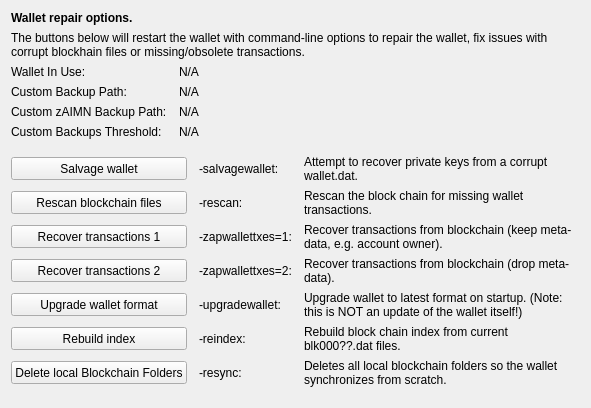
     <widget class="QWidget" name="tab_repair">
      <attribute name="title">
       <string>&amp;Wallet Repair</string>
      </attribute>
      <layout class="QGridLayout" name="gridLayout_4" columnstretch="0,0,0,0">
       <property name="horizontalSpacing">
        <number>12</number>
       </property>
       <item row="0" column="0" colspan="4">
        <widget class="QLabel" name="label_repair_header">
         <property name="font">
          <font>
           <weight>75</weight>
           <bold>true</bold>
          </font>
         </property>
         <property name="text">
          <string>Wallet repair options.</string>
         </property>
        </widget>
       </item>
       <item row="1" column="0" colspan="4">
        <widget class="QLabel" name="label_repair_helptext">
         <property name="font">
          <font>
           <weight>50</weight>
           <bold>false</bold>
          </font>
         </property>
         <property name="text">
          <string>The buttons below will restart the wallet with command-line options to repair the wallet, fix issues with corrupt blockhain files or missing/obsolete transactions.</string>
         </property>
         <property name="wordWrap">
          <bool>true</bool>
         </property>
        </widget>
       </item>
       <item row="2" column="0">
        <widget class="QLabel" name="wallet_path_label">
         <property name="text">
          <string>Wallet In Use:</string>
         </property>
        </widget>
       </item>
       <item row="2" column="1" colspan="3">
        <widget class="QLabel" name="wallet_path">
         <property name="cursor">
          <cursorShape>IBeamCursor</cursorShape>
         </property>
         <property name="text">
          <string>N/A</string>
         </property>
         <property name="textFormat">
          <enum>Qt::PlainText</enum>
         </property>
         <property name="textInteractionFlags">
          <set>Qt::LinksAccessibleByMouse|Qt::TextSelectableByKeyboard|Qt::TextSelectableByMouse</set>
         </property>
        </widget>
       </item>
       <item row="3" column="0">
        <widget class="QLabel" name="wallet_custombackuppath_label">
         <property name="text">
          <string>Custom Backup Path:</string>
         </property>
         <property name="visible">
          <bool>false</bool>
         </property>
        </widget>
       </item>
       <item row="3" column="1" colspan="3">
        <widget class="QLabel" name="wallet_custombackuppath">
         <property name="cursor">
          <cursorShape>IBeamCursor</cursorShape>
         </property>
         <property name="text">
          <string>N/A</string>
         </property>
         <property name="textFormat">
          <enum>Qt::PlainText</enum>
         </property>
         <property name="textInteractionFlags">
          <set>Qt::LinksAccessibleByMouse|Qt::TextSelectableByKeyboard|Qt::TextSelectableByMouse</set>
         </property>
         <property name="visible">
          <bool>false</bool>
         </property>
        </widget>
       </item>
       <item row="4" column="0">
        <widget class="QLabel" name="wallet_customzaimnbackuppath_label">
         <property name="text">
          <string>Custom zAIMN Backup Path:</string>
         </property>
         <property name="visible">
          <bool>false</bool>
         </property>
        </widget>
       </item>
       <item row="4" column="1" colspan="3">
        <widget class="QLabel" name="wallet_customzaimnbackuppath">
         <property name="cursor">
          <cursorShape>IBeamCursor</cursorShape>
         </property>
         <property name="text">
          <string>N/A</string>
         </property>
         <property name="textFormat">
          <enum>Qt::PlainText</enum>
         </property>
         <property name="textInteractionFlags">
          <set>Qt::LinksAccessibleByMouse|Qt::TextSelectableByKeyboard|Qt::TextSelectableByMouse</set>
         </property>
         <property name="visible">
          <bool>false</bool>
         </property>
        </widget>
       </item>
       <item row="5" column="0">
        <widget class="QLabel" name="wallet_custombackupthreshold_label">
         <property name="text">
          <string>Custom Backups Threshold:</string>
         </property>
         <property name="visible">
          <bool>false</bool>
         </property>
        </widget>
       </item>
       <item row="5" column="1" colspan="3">
        <widget class="QLabel" name="wallet_custombackupthreshold">
         <property name="cursor">
          <cursorShape>IBeamCursor</cursorShape>
         </property>
         <property name="text">
          <string>N/A</string>
         </property>
         <property name="textFormat">
          <enum>Qt::PlainText</enum>
         </property>
         <property name="textInteractionFlags">
          <set>Qt::LinksAccessibleByMouse|Qt::TextSelectableByKeyboard|Qt::TextSelectableByMouse</set>
         </property>
         <property name="visible">
          <bool>false</bool>
         </property>
        </widget>
       </item>
       <item row="6" column="0">
        <spacer name="verticalSpacer_repair1">
         <property name="orientation">
          <enum>Qt::Vertical</enum>
         </property>
         <property name="sizeHint" stdset="0">
          <size>
           <width>10</width>
           <height>10</height>
          </size>
         </property>
        </spacer>
       </item>
       <item row="7" column="0" colspan="2">
        <widget class="QPushButton" name="btn_salvagewallet">
         <property name="minimumSize">
          <size>
           <width>100</width>
           <height>23</height>
          </size>
         </property>
         <property name="text">
          <string>Salvage wallet</string>
         </property>
        </widget>
       </item>
       <item row="7" column="2">
        <widget class="QLabel" name="label_repair_salvage_command">
         <property name="text">
          <string notr="true">-salvagewallet:</string>
         </property>
        </widget>
       </item>
       <item row="7" column="3">
        <widget class="QLabel" name="label_repair_salvage">
         <property name="text">
          <string>Attempt to recover private keys from a corrupt wallet.dat.</string>
         </property>
         <property name="wordWrap">
          <bool>true</bool>
         </property>
        </widget>
       </item>
       <item row="8" column="0" colspan="2">
        <widget class="QPushButton" name="btn_rescan">
         <property name="minimumSize">
          <size>
           <width>100</width>
           <height>23</height>
          </size>
         </property>
         <property name="text">
          <string>Rescan blockchain files</string>
         </property>
        </widget>
       </item>
       <item row="8" column="2">
        <widget class="QLabel" name="label_repair_rescan_command">
         <property name="text">
          <string notr="true">-rescan:</string>
         </property>
        </widget>
       </item>
       <item row="8" column="3">
        <widget class="QLabel" name="label_repair_rescan">
         <property name="text">
          <string>Rescan the block chain for missing wallet transactions.</string>
         </property>
         <property name="wordWrap">
          <bool>true</bool>
         </property>
        </widget>
       </item>
       <item row="9" column="0" colspan="2">
        <widget class="QPushButton" name="btn_zapwallettxes1">
         <property name="minimumSize">
          <size>
           <width>100</width>
           <height>23</height>
          </size>
         </property>
         <property name="text">
          <string>Recover transactions 1</string>
         </property>
        </widget>
       </item>
       <item row="9" column="2">
        <widget class="QLabel" name="label_repair_zap1_command">
         <property name="text">
          <string notr="true">-zapwallettxes=1:</string>
         </property>
        </widget>
       </item>
       <item row="9" column="3">
        <widget class="QLabel" name="label_repair_zap1">
         <property name="text">
          <string>Recover transactions from blockchain (keep meta-data, e.g. account owner).</string>
         </property>
         <property name="wordWrap">
          <bool>true</bool>
         </property>
        </widget>
       </item>
       <item row="10" column="0" colspan="2">
        <widget class="QPushButton" name="btn_zapwallettxes2">
         <property name="minimumSize">
          <size>
           <width>100</width>
           <height>23</height>
          </size>
         </property>
         <property name="text">
          <string>Recover transactions 2</string>
         </property>
        </widget>
       </item>
       <item row="10" column="2">
        <widget class="QLabel" name="label_repair_zap2_command">
         <property name="text">
          <string notr="true">-zapwallettxes=2:</string>
         </property>
        </widget>
       </item>
       <item row="10" column="3">
        <widget class="QLabel" name="label_repair_zap2">
         <property name="text">
          <string>Recover transactions from blockchain (drop meta-data).</string>
         </property>
         <property name="wordWrap">
          <bool>true</bool>
         </property>
        </widget>
       </item>
       <item row="11" column="0" colspan="2">
        <widget class="QPushButton" name="btn_upgradewallet">
         <property name="minimumSize">
          <size>
           <width>100</width>
           <height>23</height>
          </size>
         </property>
         <property name="text">
          <string>Upgrade wallet format</string>
         </property>
        </widget>
       </item>
       <item row="11" column="2">
        <widget class="QLabel" name="label_repair_upgrade_command">
         <property name="text">
          <string notr="true">-upgradewallet:</string>
         </property>
        </widget>
       </item>
       <item row="11" column="3">
        <widget class="QLabel" name="label_repair_upgrade">
         <property name="text">
          <string>Upgrade wallet to latest format on startup. (Note: this is NOT an update of the wallet itself!)</string>
         </property>
         <property name="wordWrap">
          <bool>true</bool>
         </property>
        </widget>
       </item>
       <item row="12" column="0" colspan="2">
        <widget class="QPushButton" name="btn_reindex">
         <property name="minimumSize">
          <size>
           <width>100</width>
           <height>23</height>
          </size>
         </property>
         <property name="text">
          <string>Rebuild index</string>
         </property>
        </widget>
       </item>
       <item row="12" column="2">
        <widget class="QLabel" name="label_repair_reindex_command">
         <property name="text">
          <string notr="true">-reindex:</string>
         </property>
        </widget>
       </item>
       <item row="12" column="3">
        <widget class="QLabel" name="label_repair_reindex">
         <property name="text">
          <string>Rebuild block chain index from current blk000??.dat files.</string>
         </property>
         <property name="wordWrap">
          <bool>true</bool>
         </property>
        </widget>
       </item>
       <item row="13" column="0" colspan="2">
        <widget class="QPushButton" name="btn_resync">
         <property name="minimumSize">
          <size>
           <width>100</width>
           <height>23</height>
          </size>
         </property>
         <property name="text">
          <string>Delete local Blockchain Folders</string>
         </property>
        </widget>
       </item>
       <item row="13" column="2">
        <widget class="QLabel" name="label_repair_resync_command">
         <property name="text">
          <string>-resync:</string>
         </property>
        </widget>
       </item>
       <item row="13" column="3">
        <widget class="QLabel" name="label_repair_resync">
         <property name="text">
          <string>Deletes all local blockchain folders so the wallet synchronizes from scratch.</string>
         </property>
         <property name="wordWrap">
          <bool>true</bool>
         </property>
        </widget>
       </item>
       <item row="14" column="0">
        <spacer name="verticalSpacer_repair2">
         <property name="orientation">
          <enum>Qt::Vertical</enum>
         </property>
         <property name="sizeHint" stdset="0">
          <size>
           <width>20</width>
           <height>10</height>
          </size>
         </property>
        </spacer>
       </item>
      </layout>
     </widget>
